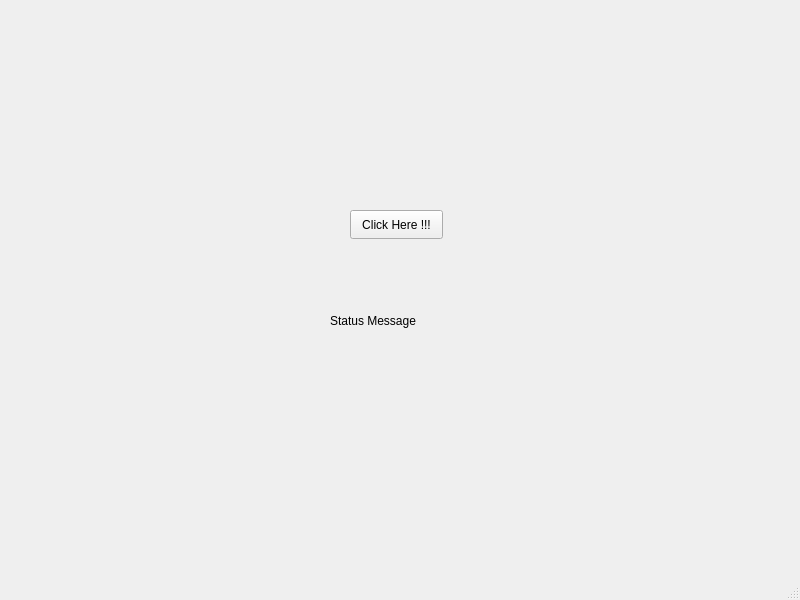
<?xml version="1.0" encoding="UTF-8"?>
<ui version="4.0">
 <class>MainWindow</class>
 <widget class="QMainWindow" name="MainWindow">
  <property name="geometry">
   <rect>
    <x>0</x>
    <y>0</y>
    <width>800</width>
    <height>600</height>
   </rect>
  </property>
  <property name="windowTitle">
   <string>MainWindow</string>
  </property>
  <widget class="QWidget" name="centralwidget">
   <widget class="QPushButton" name="clickbutton">
    <property name="geometry">
     <rect>
      <x>350</x>
      <y>210</y>
      <width>93</width>
      <height>29</height>
     </rect>
    </property>
    <property name="text">
     <string>Click Here !!!</string>
    </property>
   </widget>
   <widget class="QLabel" name="message">
    <property name="geometry">
     <rect>
      <x>330</x>
      <y>280</y>
      <width>221</width>
      <height>81</height>
     </rect>
    </property>
    <property name="text">
     <string>Status Message</string>
    </property>
   </widget>
  </widget>
  <widget class="QMenuBar" name="menubar">
   <property name="geometry">
    <rect>
     <x>0</x>
     <y>0</y>
     <width>800</width>
     <height>26</height>
    </rect>
   </property>
  </widget>
  <widget class="QStatusBar" name="statusbar"/>
 </widget>
 <resources/>
 <connections/>
</ui>
